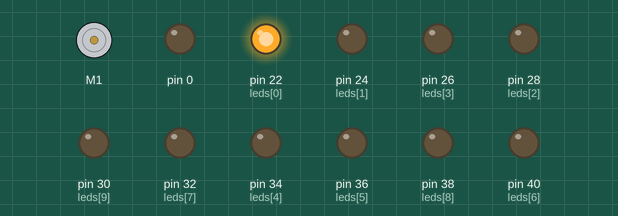
Simulated run of this sketch. Board: Arduino Mega 2560, built with avr-gcc and run on an emulated ATmega2560. On the bench: DC motor (green arrow = forward, orange = backward, longer = faster), output pins drawn as LEDs (lit = HIGH).

Above: at 0.15 s.
At 5.55 s:
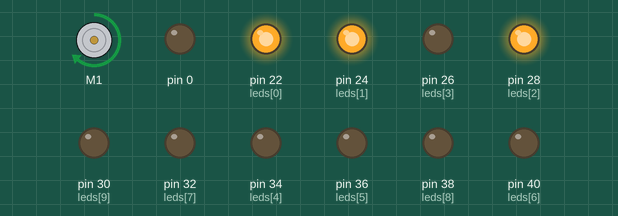
At 10.05 s:
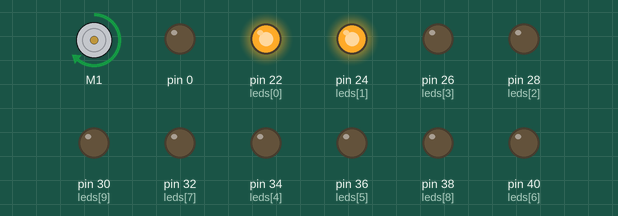
At 19.35 s:
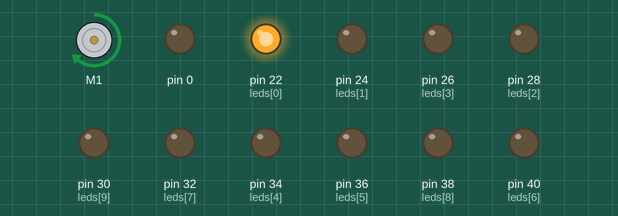
At 29.85 s:
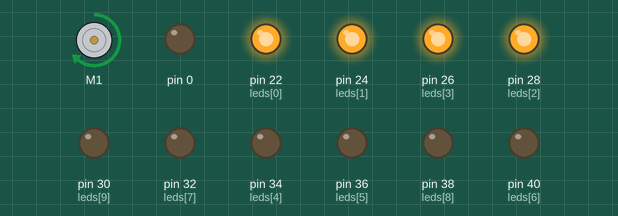
At 38.18 s:
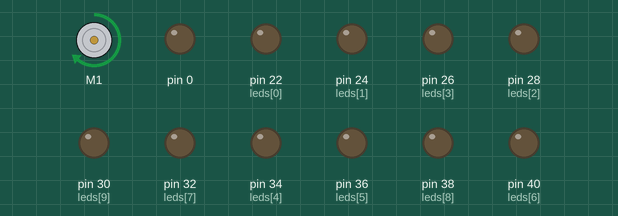
Timing chart, 0 to 40.0 s (numbered marks = the images above):
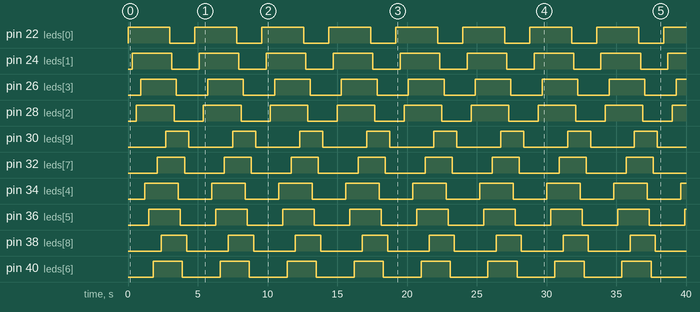

Measured:
- by itself, pin 22 (leds[0]): alternates HIGH for 3.0 s and LOW for 1.8 s
- by itself, pin 24 (leds[1]): alternates HIGH for 2.9 s and LOW for 2.0 s
- by itself, pin 26 (leds[3]): alternates HIGH for 2.6 s and LOW for 2.3 s
- by itself, pin 28 (leds[2]): alternates HIGH for 2.7 s and LOW for 2.1 s
- by itself, pin 30 (leds[9]): alternates HIGH for 1.7 s and LOW for 3.2 s
- by itself, pin 32 (leds[7]): alternates HIGH for 2.0 s and LOW for 2.9 s
- by itself, pin 34 (leds[4]): alternates HIGH for 2.4 s and LOW for 2.4 s
- by itself, pin 36 (leds[5]): alternates HIGH for 2.3 s and LOW for 2.6 s

The sketch:

wheelOfFortune.ino
```cpp
#include <AFMotor.h>

#define time 300
#define mtSpeed 180
#define way A14
#define patt A15

int leds[10] = {22, 24, 28, 26, 34, 36, 40, 32, 38, 30};

AF_DCMotor motor1(1);

void patern2() {
  for (int i = 0; i < 10; i++) {
    for (int j = 0; j < 10; j++) {
      digitalWrite(leds[j], LOW);
    }
    for (int k = 0; k <= i; k++) {
      digitalWrite(leds[k], HIGH);
    }
    delay(time);
  }
  for (int i = 0; i < 10; i++) {
    digitalWrite(leds[i], LOW);
    delay(time / 2);
  }
}

void clockwise() {
  motor1.setSpeed(mtSpeed);
  motor1.run(FORWARD);
}

void unclockwise() {
  motor1.setSpeed(mtSpeed);
  motor1.run(BACKWARD);
}

void setup() {
  for (int i = 0; i <= 10; i++) {
    pinMode(leds[i], OUTPUT);
  }
  pinMode(way, INPUT);
  pinMode(patt, INPUT);
}

void loop() {
  patern2();
  clockwise();

  delay(time);
}
```
